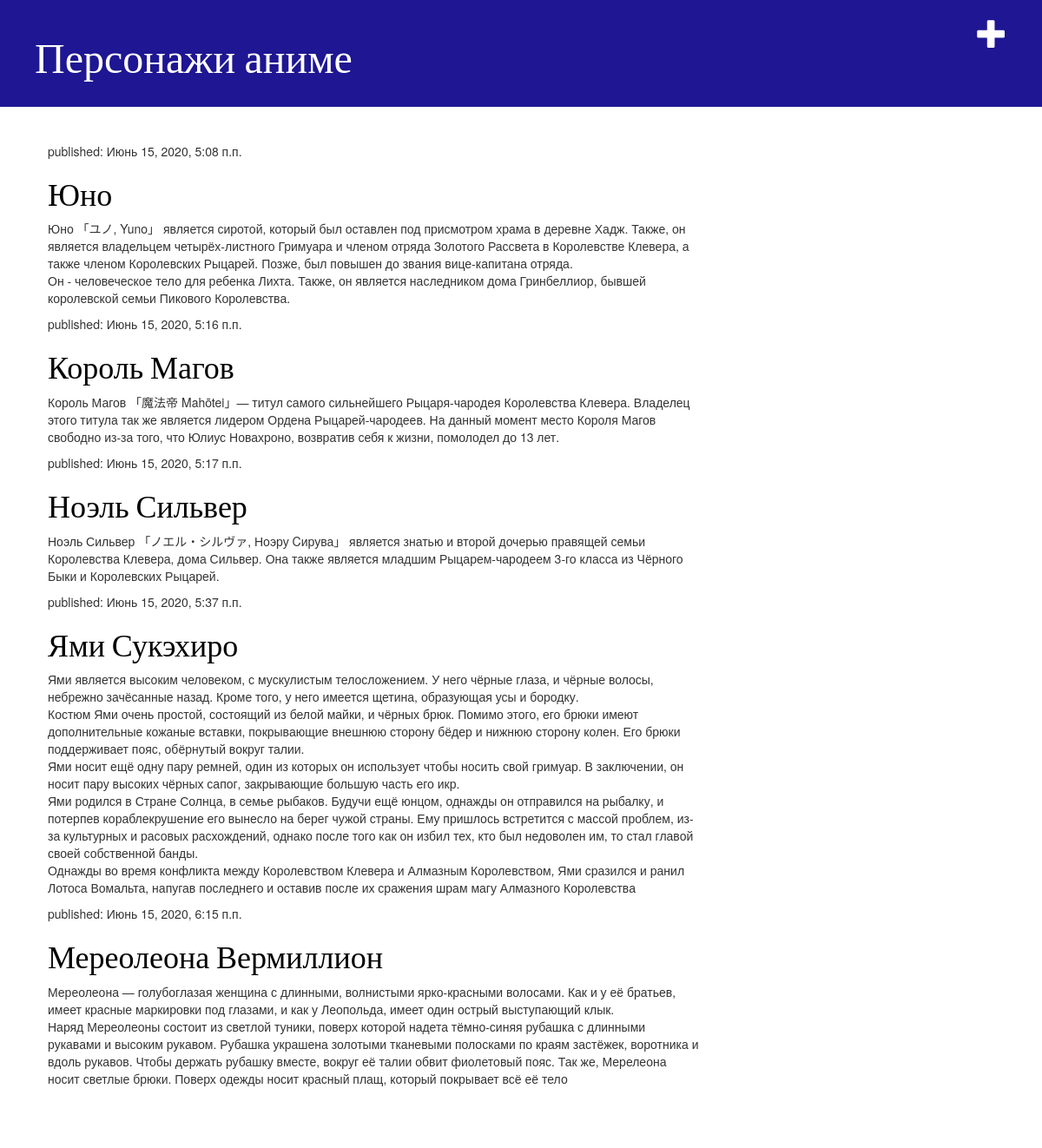
The app's page / (signed in) with its own data.
### blog/models.py (models this page shows, shortened)
class Post(models.Model):
    author = models.ForeignKey(settings.AUTH_USER_MODEL, on_delete=models.CASCADE)
    title = models.CharField(max_length=500)
    text = models.TextField()
    created_date = models.DateTimeField(default=timezone.now)
    published_date = models.DateTimeField(blank=True, null=True)

### blog/views.py (the view)
def post_list(request):
    posts = Post.objects.filter(published_date__lte = timezone.now()).order_by('published_date')
    return render(request, 'blog/post_list.html', {'posts' : posts})

### blog/templates/blog/post_list.html (shortened to what this page needs)
{% extends 'blog/base.html' %}
{% block content %}
    <div class="post">
        {% for post in posts %}
        <div>
            <p>published: {{ post.published_date }}</p>
            <h1><a href="">{{ post.title }}</a></h1>
            <p>{{ post.text|linebreaksbr }}</p>
        </div>
        {% endfor %}
    </div>
{% endblock %}

### blog/static/css/blog.css (style rules this page uses)
h1 a { color: #C26DF0; font-family: 'Lobster'; }
h1, h2, h3, h4 { font-family: 'Lobster', cursive; }
.post { margin-bottom: 70px; }
.post h1 a, .post h1 a:visited { color: #000000; }

### records on screen
Post: published_date "Июнь 15, 2020, 5:08 п.п.", title "Юно", text "Юно 「ユノ, Yuno」 является сиротой, который был оставлен под присмотром храма в деревне Хадж. Также, он является владельцем четырёх-листного Гримуара и членом отряда Золотого Рассвета в Королевстве Клевера, а также членом Королевских Рыцарей. Позже, был повышен до звания вице-капитана отряда. Он - человеческое тело для ребенка Лихта. Также, он является наследником дома Гринбеллиор, бывшей королевской семьи Пикового Королевства."
Post: published_date "Июнь 15, 2020, 5:16 п.п.", title "Король Магов", text "Король Магов 「魔法帝 Mahōtei」— титул самого сильнейшего Рыцаря-чародея Королевства Клевера. Владелец этого титула так же является лидером Ордена Рыцарей-чародеев. На данный момент место Короля Магов свободно из-за того, что Юлиус Новахроно, возвратив себя к жизни, помолодел до 13 лет."
Post: published_date "Июнь 15, 2020, 5:17 п.п.", title "Ноэль Сильвер", text "Ноэль Сильвер 「ノエル・シルヴァ, Ноэру Cирува」 является знатью и второй дочерью правящей семьи Королевства Клевера, дома Сильвер. Она также является младшим Рыцарем-чародеем 3-го класса из Чёрного Быки и Королевских Рыцарей."
Post: published_date "Июнь 15, 2020, 5:37 п.п.", title "Ями Сукэхиро", text "Ями является высоким человеком, с мускулистым телосложением. У него чёрные глаза, и чёрные волосы, небрежно зачёсанные назад. Кроме того, у него имеется щетина, образующая усы и бородку. Костюм Ями очень простой, состоящий из белой майки, и чёрных брюк. Помимо этого, его брюки имеют дополнительные кожаные вставки, покрывающие внешнюю сторону бёдер и нижнюю сторону колен. Его брюки поддерживает пояс, обёрнутый вокруг талии. Ями носит ещё одну пару ремней, один из которых он использует чтобы носить свой гримуар. В заключении, он носит пару высоких чёрных сапог, закрывающие большую часть его икр. Ями родился в Стране Солнца, в семье рыбаков. Будучи ещё юнцом, однажды он отправился на рыбалку,…"
Post: published_date "Июнь 15, 2020, 6:15 п.п.", title "Мереолеона Вермиллион", text "Мереолеона — голубоглазая женщина с длинными, волнистыми ярко-красными волосами. Как и у её братьев, имеет красные маркировки под глазами, и как у Леопольда, имеет один острый выступающий клык. Наряд Мереолеоны состоит из светлой туники, поверх которой надета тёмно-синяя рубашка с длинными рукавами и высоким рукавом. Рубашка украшена золотыми тканевыми полосками по краям застёжек, воротника и вдоль рукавов. Чтобы держать рубашку вместе, вокруг её талии обвит фиолетовый пояс. Так же, Мерелеона носит светлые брюки. Поверх одежды носит красный плащ, который покрывает всё её тело"
